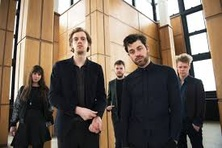
#> input picture openCV_example/test1.jpg, 222 x 148 px, shrunk from 275 x 183 before the run
$ jupyter execute face_detection_with_haar_cascades.ipynb   (shell and % lines are left out)
#> lines starting #> are read from the running program, lines starting #| are printed output that depends on the picture
[cell 1]
import cv2
from matplotlib import pyplot as plt
import matplotlib.patches as patches
from PIL import Image
import os
import numpy as np
import time

Загружаем встроенный в OpenCV face detector:

[cell 2]
face_detector = cv2.CascadeClassifier('haarcascade_frontalface_default.xml')

[cell 3]
img = cv2.imread('test1.jpg')
#> img is the input picture: shape (148, 222, 3); mean B, G, R 88.4, 100.7, 114.3
img_norm = cv2.cvtColor(img, cv2.COLOR_BGR2RGB)
plt.imshow(img_norm, cmap='gray')
plt.show()

Переводим изображение в чб, так как именно такой формат принимает данный классификатор:

[cell 4]
img_gray = cv2.cvtColor(img, cv2.COLOR_BGR2GRAY)
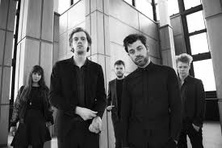
#> img_gray: shape (148, 222); min 0, max 255, mean 103.4
plt.imshow(img_gray, cmap='gray')
plt.show()

Вычисляем bboxes с дефолтными параметрами:

[cell 5]
face_boxes = face_detector.detectMultiScale(img_gray)
#> face_boxes = ()
face_boxes

[cell 6]
def plot_img_with_faces(init_img, boxes_coords):
    # Create figure and axes
#> called with boxes_coords = ()
    fig,ax = plt.subplots(1)
    # Display the image
    ax.imshow(init_img, cmap='gray')
    for box in boxes_coords:
        # Create a Rectangle patch
        rect = patches.Rectangle((box[0], box[1]), box[2], box[3],linewidth=1,edgecolor='r',facecolor='none')
        # Add the patch to the Axes
        ax.add_patch(rect)
#> this loop made 0 passes
    plt.show()

[cell 7]
plot_img_with_faces(img_norm, face_boxes)

Запустим все это на пачке изображений:

[cell 8]
def find_faces(img_name):
#> called with img_name = 'test1.jpg'
    img = cv2.imread(img_name)
    img_norm = cv2.cvtColor(img, cv2.COLOR_BGR2RGB)
    img_gray = cv2.cvtColor(img, cv2.COLOR_BGR2GRAY)
    face_boxes = face_detector.detectMultiScale(img_gray)
#> face_boxes = ()
    plot_img_with_faces(img_norm, face_boxes)

[cell 9]
drivers = [f for f in os.listdir('./') if os.path.isfile(os.path.join('./', f)) if 'jpg' in f]
drivers

[cell 10]
sum_time = 0
start = time.time()
for driver in drivers:
    find_faces(driver)
#> pass 2 of the loop `for driver in drivers:`:
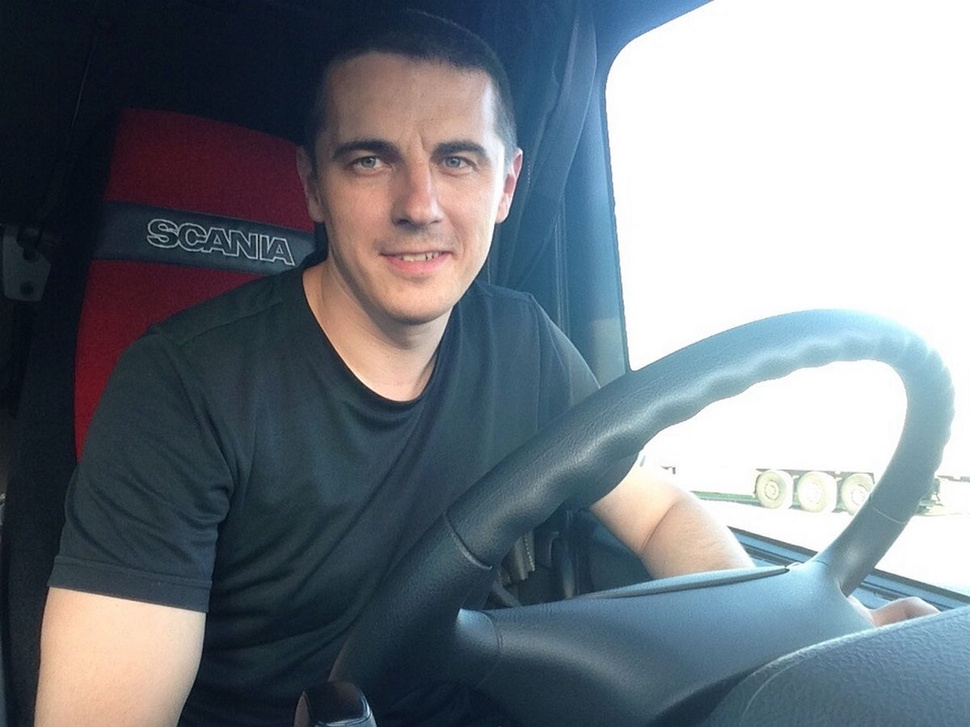
#> input picture openCV_example/test2.jpg, 970 x 727 px, shrunk from 1200 x 900 before the run
#> in find_faces, img is the input picture: shape (727, 970, 3); mean B, G, R 131.7, 123.7, 115.9
#> in find_faces (call 2), `img_gray = cv2.cvtColor(img, cv2.COLOR_BGR2GRAY)`:
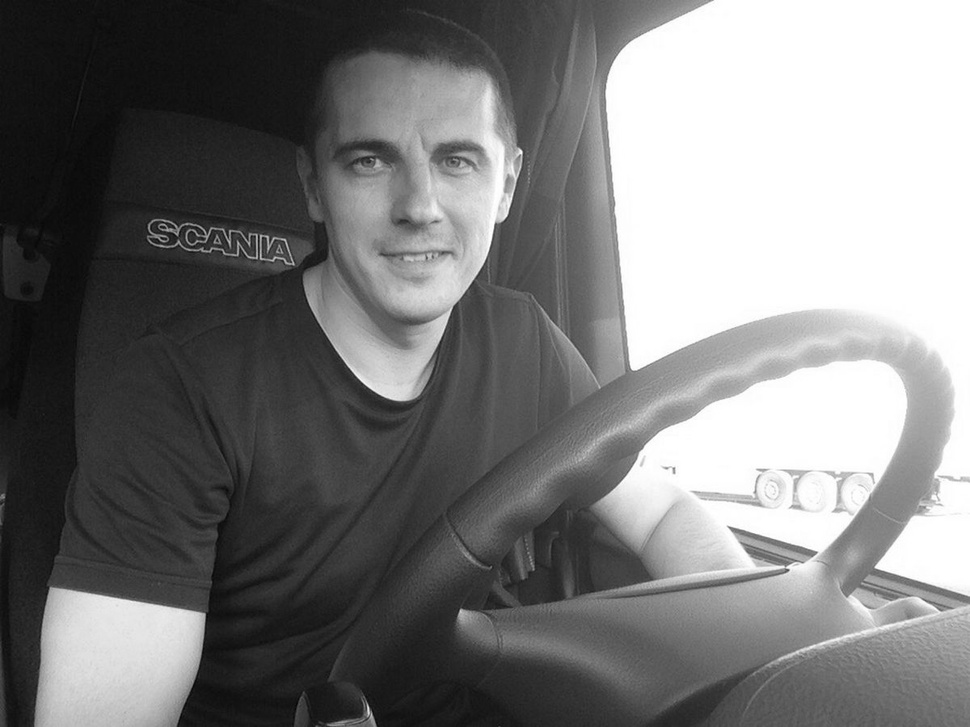
#> img_gray: shape (727, 970); min 5, max 255, mean 122.3
#> in find_faces (call 2), `face_boxes = face_detector.detectMultiScale(img_gray)`: face_boxes = [[304, 73, 226, 226]]
#> the loop in plot_img_with_faces (call 3), `for box in boxes_coords:` made 1 pass
#> in plot_img_with_faces (call 3), `plt.show()`:
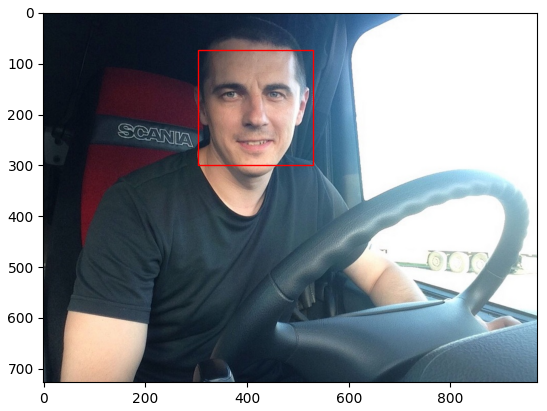
#> figure drawn by matplotlib, 1 panel
#> pass 3 of the loop `for driver in drivers:`:
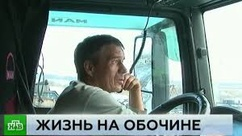
#> input picture openCV_example/test3.jpg, 242 x 136 px, shrunk from 300 x 168 before the run
#> in find_faces, img is the input picture: shape (136, 242, 3); mean B, G, R 135.8, 140.4, 119
#> in find_faces (call 3), `img_gray = cv2.cvtColor(img, cv2.COLOR_BGR2GRAY)`:
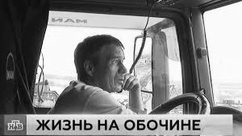
#> img_gray: shape (136, 242); min 1, max 255, mean 133.5
#> in find_faces (call 3), `face_boxes = face_detector.detectMultiScale(img_gray)`: face_boxes = ()
